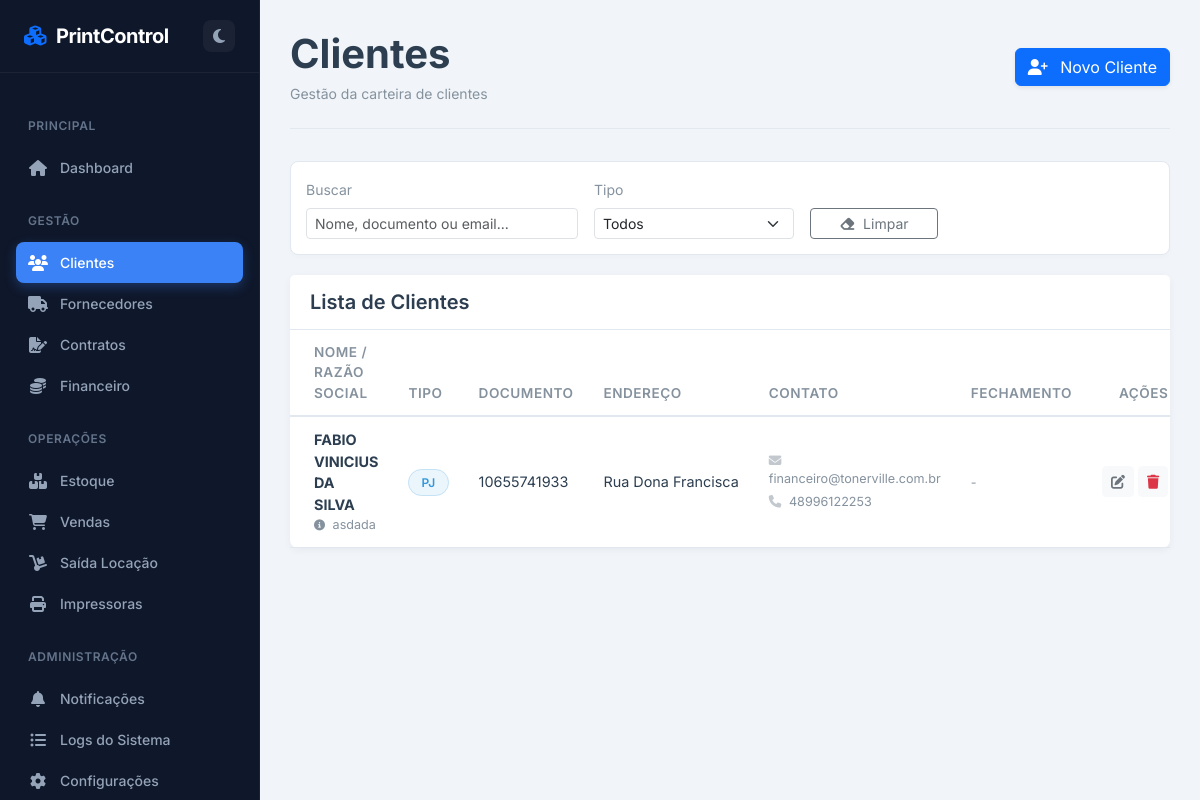
Before: /clientes with the older database file.
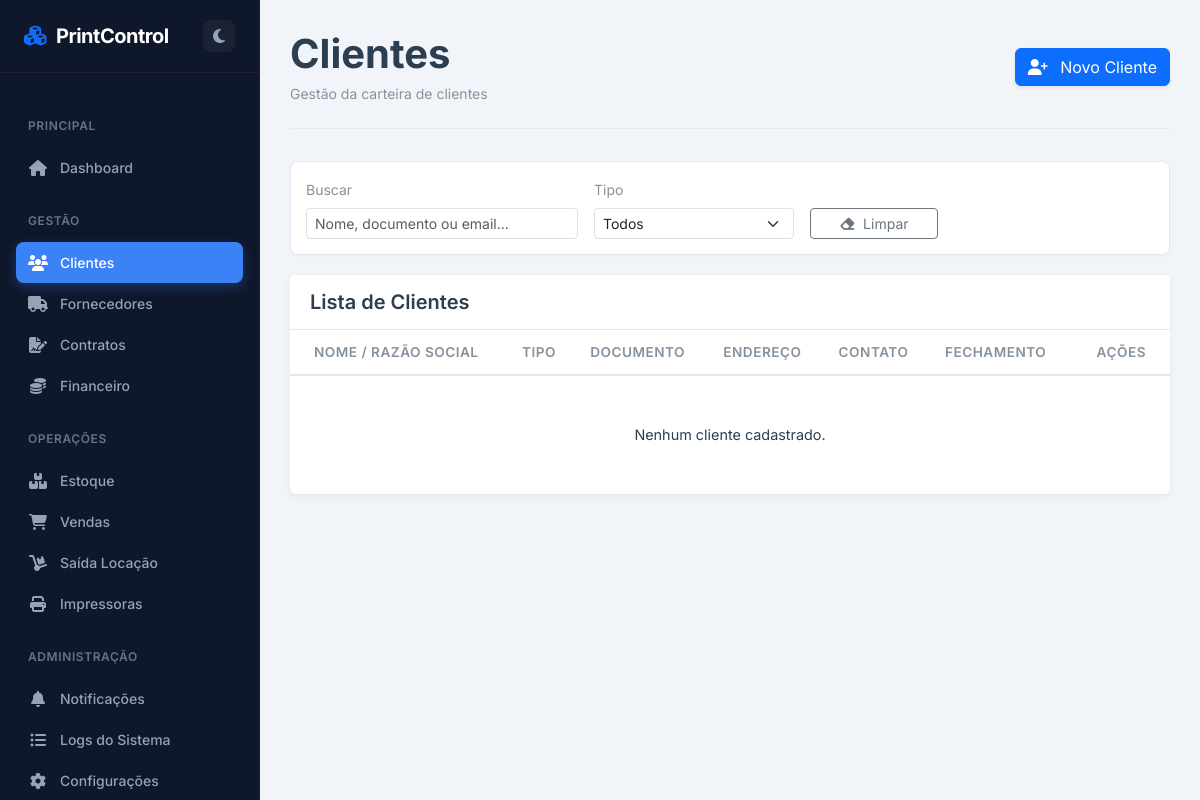
After: the same page with the newer database file.
### app.py (models this page shows)
class Cliente(db.Model):
    id = db.Column(db.Integer, primary_key=True)
    nome = db.Column(db.String(100), nullable=False)
    tipo_pessoa = db.Column(db.String(20))
    documento = db.Column(db.String(20))
    endereco = db.Column(db.String(200))
    telefone = db.Column(db.String(20))
    email = db.Column(db.String(100))
    data_fechamento = db.Column(db.Integer)
    observacao = db.Column(db.Text)

### app.py (the view)
@app.route('/clientes')
def clientes():
    todos_clientes = Cliente.query.order_by(Cliente.nome).all()
    return render_template('clientes.html', clientes=todos_clientes)

### app.py (called while the page is built)
@app.context_processor
def utility_processor():
    try:
        config = Configuracao.query.first()
        if not config:
            config = Configuracao()
            db.session.add(config)
            db.session.commit()
        return dict(hoje=datetime.now(), config=config)
    except: return dict(hoje=datetime.now(), config=None)

### templates/clientes.html (shortened to what the changed rows need)
{% extends "base.html" %}
{% block content %}
<div id="clientes-page" class="page-content active">
    <div class="page-header">
        <div class="d-flex justify-content-between align-items-center">
            <div>
                <h1 class="page-title">Clientes</h1>
            </div>
        </div>
    </div>
    <div class="card">
        <div class="card-body p-0">
            <div class="table-responsive">
                <table class="table table-hover mb-0" id="tabelaClientes">
                    <thead>
                        <tr>
                            <th class="ps-4">Nome / Razão Social</th>
                            <th>Tipo</th>
                            <th>Documento</th>
                            <th>Endereço</th> <th>Contato</th>
                            <th>Fechamento</th>
                            <th width="100" class="text-end pe-4">Ações</th>
                        </tr>
                    </thead>
                    <tbody>
                        {% for cliente in clientes %}
                        <tr>
                            <td class="ps-4">
                                <div class="fw-bold">{{ cliente.nome }}</div>
                                {% if cliente.observacao %}
                                    <small class="text-muted d-block text-truncate" style="max-width: 250px;">
                                        <i class="fas fa-info-circle me-1 small"></i> {{ cliente.observacao }}
                                    </small>
                                {% endif %}
                            </td>
                            <td>
                                {% if cliente.tipo_pessoa == 'Jurídica' %}
                                    <span class="badge-pill badge-soft-primary">PJ</span>
                                {% else %}
                                    <span class="badge-pill badge-soft-dark">PF</span>
                                {% endif %}
                            </td>
                            <td class="text-muted small">{{ cliente.documento if cliente.documento else '-' }}</td>
                            <td class="text-muted small text-truncate" style="max-width: 200px;" title="{{ cliente.endereco }}">
                                {{ cliente.endereco if cliente.endereco else '-' }}
                            </td>
                            <td>
                                <div class="small">
                                    {% if cliente.email %}
                                        <div class="text-muted mb-1"><i class="fas fa-envelope me-1 opacity-50"></i> {{ cliente.email }}</div>
                                    {% endif %}
                                    {% if cliente.telefone %}
                                        <div class="text-muted"><i class="fas fa-phone me-1 opacity-50"></i> {{ cliente.telefone }}</div>
                                    {% endif %}
                                </div>
                            </td>
                            <td>
                                {% if cliente.data_fechamento %}
                                    <span class="badge bg-light text-dark border fw-normal">{{ cliente.data_fechamento }}</span>
                                {% else %}
                                    <span class="text-muted small">-</span>
                                {% endif %}
                            </td>
                            <td class="text-end pe-4">
                                <div class="d-flex justify-content-end gap-1">
                                    <button class="btn btn-sm btn-light text-secondary"
                                        onclick="editarCliente(
                                            '{{ cliente.id }}',
                                            '{{ cliente.nome }}',
                                            '{{ cliente.tipo_pessoa }}',
                                            '{{ cliente.documento }}',
                                            '{{ cliente.endereco }}',
                                            '{{ cliente.telefone }}',
                                            '{{ cliente.email }}',
                                            '{{ cliente.data_fechamento }}',
                                            `{{ cliente.observacao }}`
                                        )" title="Editar">
                                        <i class="fas fa-edit"></i>
                                    </button>
                                    <a href="{{ url_for('excluir_cliente', id=cliente.id) }}" class="btn btn-sm btn-light text-danger" onclick="return confirm('Tem certeza que deseja excluir este cliente?')" title="Excluir">
                                        <i class="fas fa-trash"></i>
                                    </a>
                                </div>
                            </td>
                        </tr>
                        {% else %}
                        <tr><td colspan="7" class="text-center p-5 text-muted">Nenhum cliente cadastrado.</td></tr>
                        {% endfor %}
                    </tbody>
                </table>
            </div>
        </div>
    </div>
</div>
{% endblock %}

Changed rows visible on the page:
removed Cliente: nome "FABIO VINICIUS DA SILVA", observacao "asdada", tipo_pessoa "PJ", documento "10655741933", endereco "Rua Dona Francisca", email "financeiro@tonerville.com.br", telefone "48996122253"
Other visible differences:
text now shown: "Nenhum cliente cadastrado."
